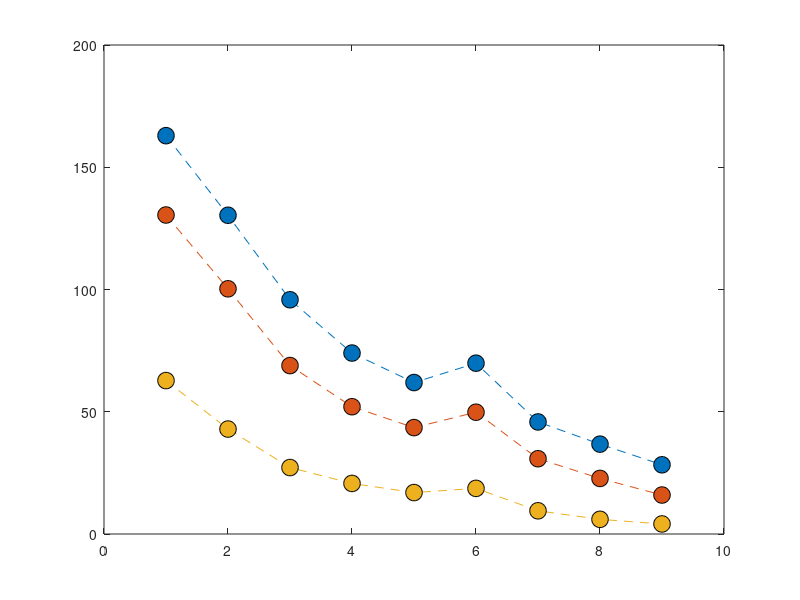

Reproduce this figure in MATLAB. (Note: this script raises an error after producing the figure.)
clear;
close all;
%Average AS3959 firebrand mass flux vertical distribution Forest FDI100.

Total_firebrand_flux_vertical_FDI100 = [162.92	130.36	95.81	74.01	61.95	69.86	45.83	36.75	28.31];
Total_firebrand_flux_vertical_FDI80 = [130.47	100.29	68.89	52.06	43.52	49.81	30.79	22.73	15.94];
Total_firebrand_flux_vertical_FDI50 = [62.75	42.92	27.18	20.68	16.95	18.66	9.49	6.00	4.11];

plot([Total_firebrand_flux_vertical_FDI100],'o--','MarkerSize',12,'MarkerEdgeColor','black','MarkerFaceColor',[0, 0.4470, 0.7410]);
hold on
plot([Total_firebrand_flux_vertical_FDI80],'o--','MarkerSize',12,'MarkerEdgeColor','black','MarkerFaceColor',[0.8500, 0.3250, 0.0980]);
plot([Total_firebrand_flux_vertical_FDI50],'o--','MarkerSize',12,'MarkerEdgeColor','black','MarkerFaceColor',[0.9290, 0.6940, 0.1250]);


ax = gca;
ax.XTickLabels = {'x=130 m','x=140 m','x=150 m','x=160 m','x=170 m','x=180 m','x=190 m','x=200 m','x=210 m'};

grid on;


box on
xtickangle(45)
xlabel('Vertical plane location','FontWeight','bold','FontSize',20,...
    'FontName','Calibri');
ylabel('Firebrand mass flux (kg.s^{-1})','FontWeight','bold','FontSize',20,...
    'FontName','Calibri');

set(gca,'fontsize',18);

legend('Firebrand flux through vertical planes at FDI 100','Firebrand flux through vertical planes at FDI 80','Firebrand flux through vertical planes at FDI 50')
